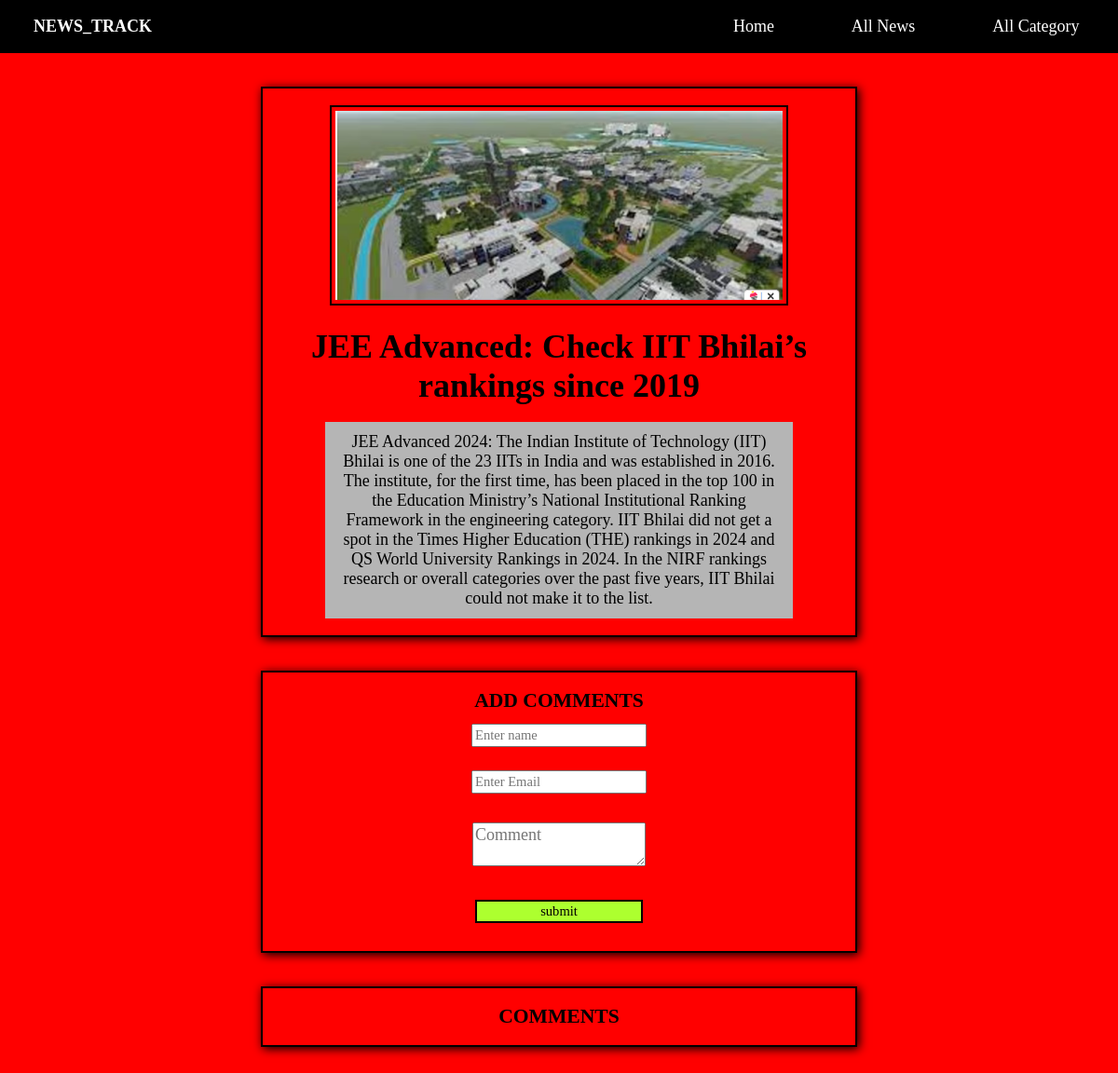
The page /new/13 on the database its author committed.
### main/models.py (models this page shows, shortened)
class News(models.Model):
    Category = models.ForeignKey(Category,on_delete=models.CASCADE)
    title = models.CharField(max_length=200)
    image = models.ImageField(upload_to='img/')
    detail = models.TextField()
    add_time = models.DateTimeField(auto_now_add=True)
    class Meta:
        verbose_name_plural='News'

### main/views.py (the view, shortened to what this page needs)
# urls.py: path('new/<int:id>',views.onenews,name='new'),
def onenews(request,id):
    fnews = News.objects.get(id=id)
    comments = Comment.objects.filter(news=fnews,status=True).order_by('-id')
    return render(request,'onenews.html',{'fnews':fnews,'comments':comments })

### main/templates/onenews.html (shortened to what this page needs)
<!DOCTYPE html>
{%load static%}
<html lang="en">
<head>
    <link rel="stylesheet" href="/static/style.css">
</head>
<body>
    {% include 'nav.html'%}
    <div class="fnewscont">
        <div class="newimg">
            <img src="/mediafiles/{{fnews.image}}" alt="">
        </div>
        <div class="newcont">
            <h1>{{fnews.title}}</h1>
            <p>{{fnews.detail}}</p>
        </div>
    </div>
    <div class="comment">
        <h2>Add Comments</h2>
        <form action="/new/{{fnews.id}}" method="POST">
            <input type="text" placeholder="Enter name" name="name" required> <br>
            <input type="text" placeholder="Enter Email" name="email" required> <br>
            <textarea name="message" id="" placeholder="Comment"
                style="text-align:justify;font-family: 'Times New Roman', Times, serif;padding: 0.1rem;width: 10rem; margin: 1rem auto;"></textarea>
            <br>
            <input type="submit" style="text-align: center; background-color:greenyellow; border: 2px solid black;"
                value="submit">
        </form>
    </div>
    <div class="comment">
        <h2>Comments</h2>
    </div>
</body>
</html>

### static/style.css (style rules this page uses)
* { margin: 0; padding: 0; font-size: 18px; }
body { background-color: rgb(238, 238, 238); }
.fnewscont { text-align: center; display: flex; flex-direction: column; width: 50%; padding: 1rem; margin: auto; border: 2px solid black; box-shadow: 2px 2px 10px black; }
.fnewscont img { border: 2px solid black; padding: 0.2rem; height: auto; width: 80%; }
.fnewscont .newcont h1 { font-size: 2rem; margin: 1rem auto; }
.fnewscont .newcont p { width: 80%; padding: 0.6rem; margin: auto; background-color: rgb(181, 181, 181); }
.comment { text-align: center; display: flex; flex-direction: column; width: 50%; padding: 1rem; margin: 2rem auto; border: 2px solid black; box-shadow: 2px 2px 10px black; }
.comment h2 { font-size: 1.2rem; text-transform: uppercase; }
.comment form input { font-size: 0.81rem; font-family: 'Times New Roman', Times, serif; margin: 0.71rem auto; width: 10rem; text-align: left; ; padding: 0.1rem; }

### main/static/style.css (style rules this page uses)
body { background-color: red; }

### rows shown on the page
News: image (picture), title "JEE Advanced: Check IIT Bhilai’s rankings since 2019", detail "JEE Advanced 2024: The Indian Institute of Technology (IIT) Bhilai is one of the 23 IITs in India and was established in 2016. The institute, for the first time, has been placed in the top 100 in the Education Ministry’s National Institutional Ranking Framework in the engineering category. IIT Bhilai did not get a spot in the Times Higher Education (THE) rankings in 2024 and QS World University Rankings in 2024. In the NIRF rankings research or overall categories over the past five years, IIT Bhilai could not make it to the list."
